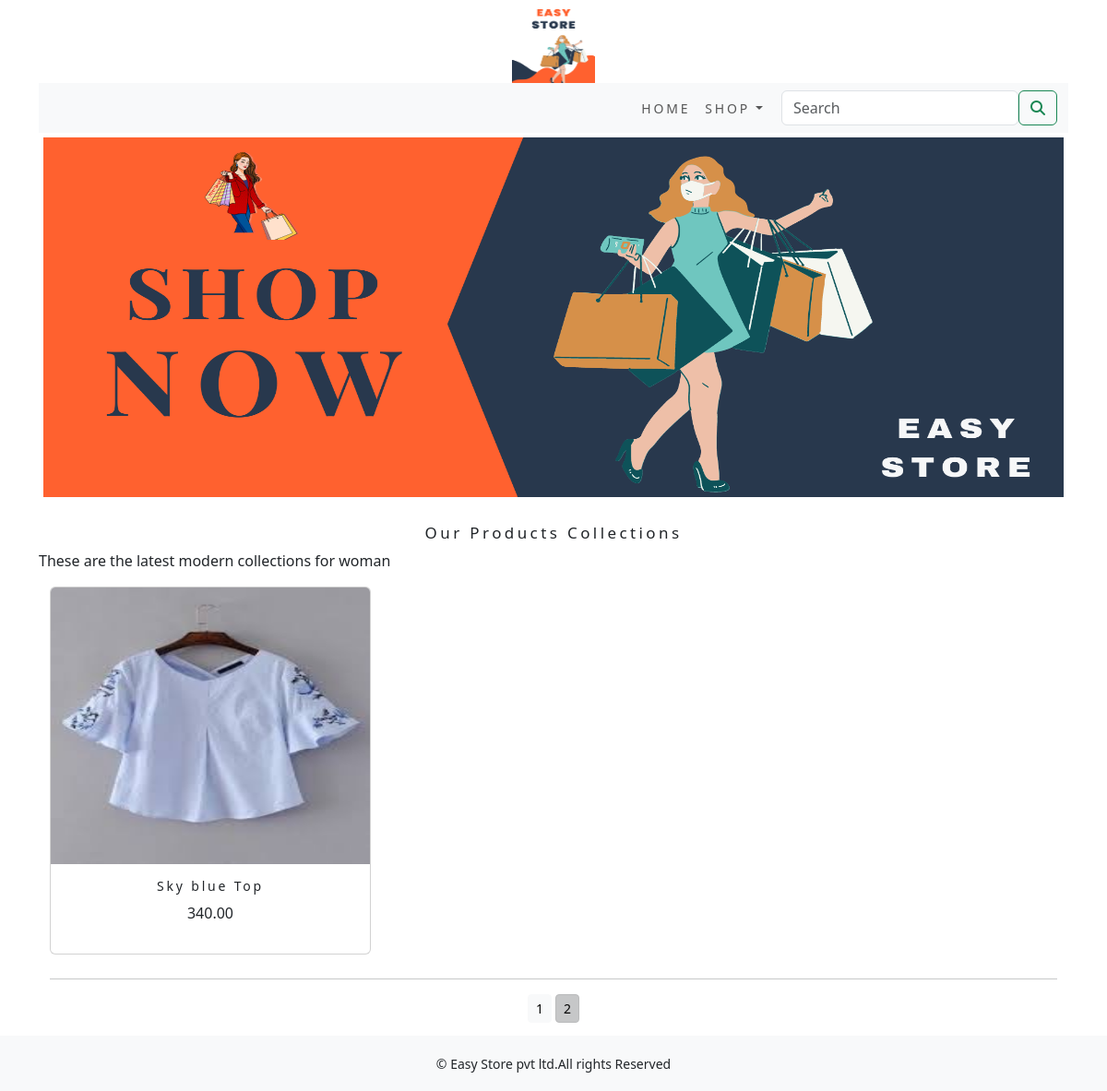
Screenshot of /shop/?page=2 with the database file from the repository.
### shop/models.py (models this page shows, shortened)
class Product(models.Model):
    name = models.CharField(max_length=250, unique=True)
    slug = models.SlugField(max_length=250, unique=True)
    description = models.TextField(blank=True)
    price = models.DecimalField(max_digits=10, decimal_places=2)
    category = models.ForeignKey(Category, on_delete=models.CASCADE)
    image = models.ImageField(upload_to='product', blank=True)
    stock = models.IntegerField()
    available = models.BooleanField(default=True)
    created = models.DateTimeField(auto_now_add=True)
    updated = models.DateTimeField(auto_now=True)
    def get_url(self):
        return reverse('shop:proDetail', args=[self.category.slug, self.slug])
    class Meta:
        ordering = ('name',)
        verbose_name = 'product'
        verbose_name_plural = 'products'

### shop/views.py (the view)
# urls.py: path('', views.allProdCat, name='allProdCat'),
def allProdCat(request, c_slug=None):
    c_page = None
    products_list = None
    products = None
    if c_slug is not None:
        c_page = get_object_or_404(Category, slug=c_slug)
        products_list = Product.objects.all().filter(category=c_page, available=True)
    else:
        products_list = Product.objects.all().filter(available=True)
        paginator = Paginator(products_list,6)
        try:
            page = int(request.GET.get('page', '1'))
        except:
            page = 1
        try:
            products = paginator.page(page)
        except (EmptyPage, InvalidPage):
            products = paginator.page(paginator.num_pages)
    return render(request, "category.html", {'category': c_page, 'products': products})

### cart/context_processors.py (called while the page is built)
def counter(request):
    item_count = 0
    if 'admin' in request.path:
        return {}
    else:
        try:
            cart = Cart.objects.filter(cart_id=_cart_id(request))
            cart_items = CartItem.objects.all().filter(cart=cart[:1])
            for cart_item in cart_items:
                item_count += cart_item.quantity
        except Cart.DoesNotExist:
            item_count = 0
    return dict(item_count=item_count)

### cart/views.py (called while the page is built)
def _cart_id(request):
    cart = request.session.session_key
    if not cart:
        cart = request.session.create()
    return cart

### shop/context_processors.py (called while the page is built)
def menu_links(request):
    links = Category.objects.all()
    return dict(links=links)

### shop/models.py (called while the page is built)
    def get_url(self):
        return reverse('shop:products_by_category', args=[self.slug])

### templates/category.html (shortened to what this page needs)
{% extends 'base.html' %}
{% load static %}
{% block content %}
<div class="mx_auto">
    {% if category %}
    <img class="my_image" src="{{category.image.url}}" alt="{{category.name}}">
</div>
    <br>
<div>
    <h1 class="text-center my_title">{{category.name}}</h1>
    <p class="text-justify">{{category.description}}</p>
</div>
    {% else %}
<div>
   <img class="my_image my_image_padding" src="{% static 'img/banner.png' %}" alt="our products" style="height:400px;">
</div>
<br>
<div>
    <h1 class="text-center my_title">Our Products Collections</h1>
    <p class="text-justify">These are the latest modern collections for woman</p>
</div>
    {% endif %}
<div class="container">
   <div class="row mx_auto">
       {% for product in products.object_list %}
       <div class="my_bottom_margin col-9 col-sm-12 col-md-4">
           <div class="card text-center" style="min-width:18rem;">
               <a href="{{product.get_url}}"><img class="card-img-top product_image" src="{{product.image.url}}" alt="{{product.name}}"></a>
               <div class="card-body">
                   <h4>{{product.name}}</h4>
                   <p>{{product.price}}</p>
               </div>
           </div>
       </div>
       {% endfor %}
   </div>
    <div class="mx_auto">
        {% if products.paginator.num_pages > 1 %}
        <hr>
        <div class="text-center">
            {% for pg in products.paginator.page_range %}
            <a href="?page={{pg}}" class="btn btn-light btn-sm {% if products.number == pg %} active {% endif %}">{{pg}}</a>
            {% endfor %}
        </div>
        {% endif %}
    </div>
    <br>
</div>
{% endblock %}

### static/css/custom.css (style rules this page uses)
body { font-family: 'Roboto', sans-serif; }
.my_image { width:100%; height:auto; }
.my_title { font-size: 17px; text_transform: uppercase; letter-spacing: .2em; }
.my_image_padding { padding: 5px; }
.my_bottom_margin { margin-bottom: 10px; }
.card-body h4 { font-size: 14px; text_transform: uppercase; letter-spacing: .2em; }
.product_image { height:300px; width:300px; }
.container { margin-bottom: 50px; }

### rows the page displays
Product: image (picture), name "Sky blue Top", price "340.00"

### other values shown
{{ pg }} "1" "2"
